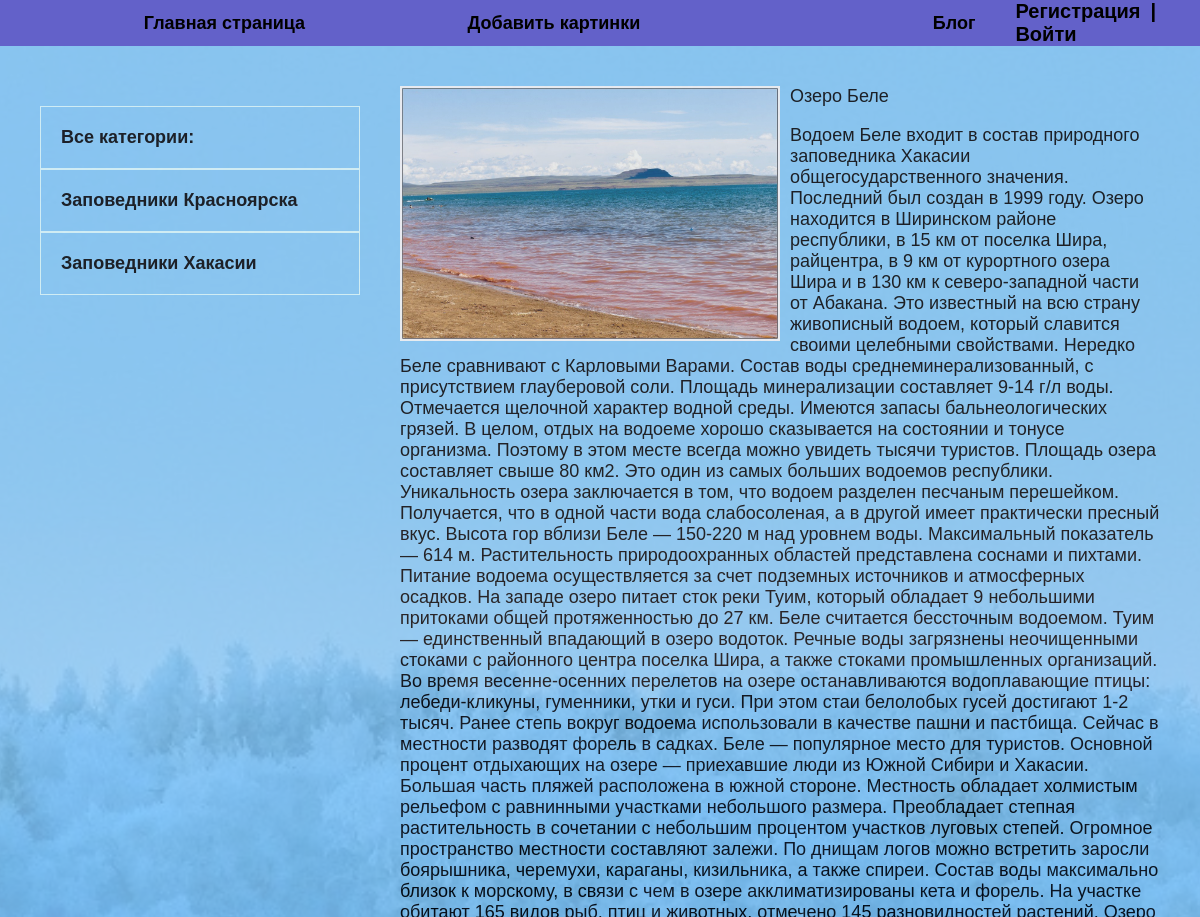
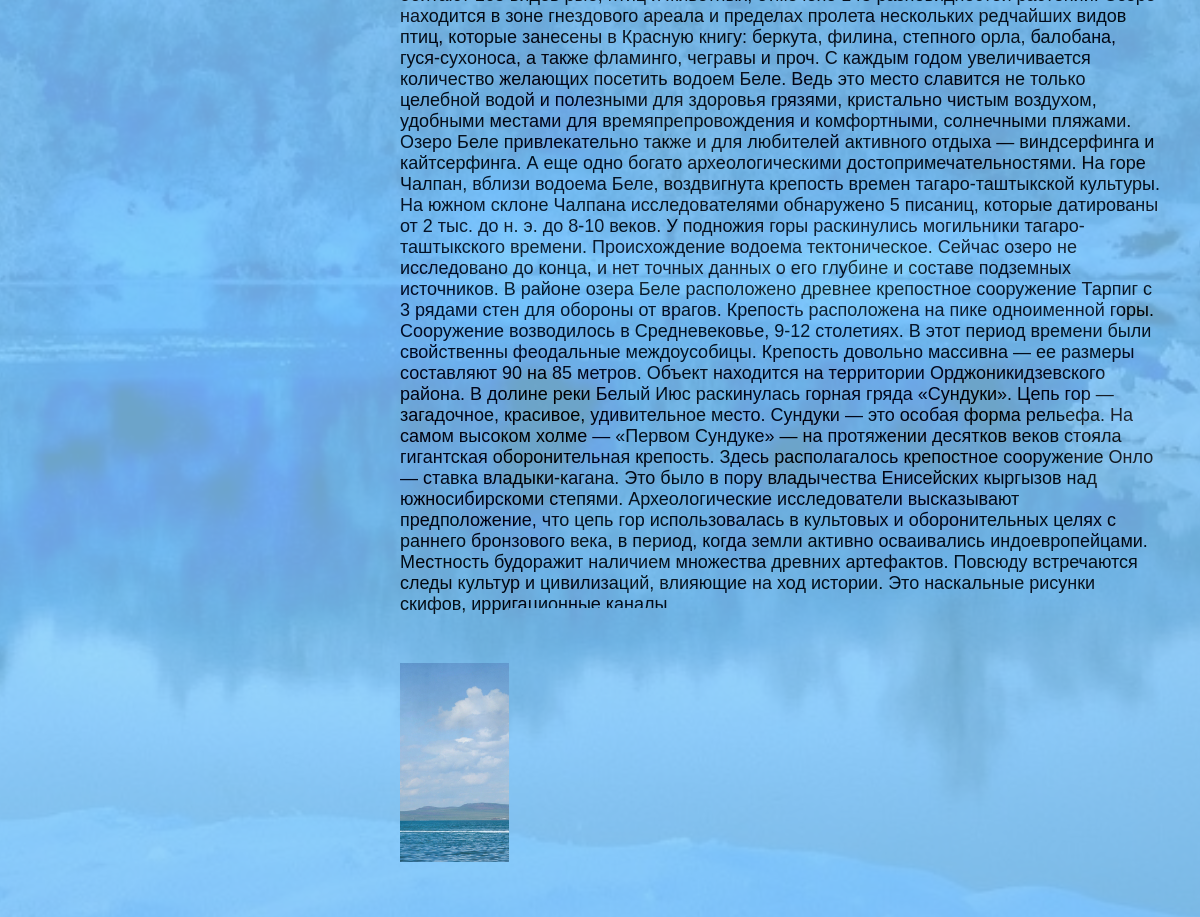
Screenshot of /post/ozero-bele/ with the database file from the repository (2 pictures, top to bottom).
### blog/models.py (models this page shows, shortened)
class Category(models.Model):
    name = models.CharField(max_length=200, verbose_name="Категория")
    slug = models.SlugField(max_length=250, unique=True, verbose_name="URL")
    def get_absolute_url(self):
        return reverse('category', kwargs={'cat_slug': self.slug})
    class Meta:
        verbose_name = 'категорию'
        verbose_name_plural = "Категории"

class Blog(models.Model):
    title = models.CharField(max_length=250, verbose_name="Название")
    slug = models.SlugField(max_length=260, unique=True, verbose_name="URL")
    body = models.TextField(blank=True, verbose_name="Контент")
    photo = models.ImageField(upload_to="photo/%Y/%m/%d/", blank=True, verbose_name="Фото")
    time_cre = models.DateTimeField(auto_now_add=True, verbose_name="Дата создания")
    time_up = models.DateTimeField(auto_now=True, verbose_name="Дата обновления")
    published = models.BooleanField(default=True, verbose_name="Публикация")
    cat = models.ForeignKey("Category", on_delete=models.PROTECT,
                            verbose_name="Категория")
    def __str__(self):
        return self.title
    class Meta:
        verbose_name = 'новость'
        verbose_name_plural = "Новости"
        ordering = ['-time_cre']

class Photos(models.Model):
    image = models.ForeignKey(Blog, on_delete=models.CASCADE, verbose_name="картинки для блога", blank=True, null=True,
                              default=None)
    add_image = models.ImageField(upload_to="photo/%Y/%m/%d/add/", blank=True, null=True,
                                  verbose_name="Добавить картинку")
    class Meta:
        verbose_name = 'изображение'
        verbose_name_plural = "Изображения"

### blog/views.py (the view)
# urls.py: path('post/<slug:post_slug>/', ShowPost.as_view(), name='post'),
class ShowPost(DataMixin, DetailView):
    model = Blog
    template_name = "blog/post.html"
    slug_url_kwarg = "post_slug"
    context_object_name = "post"
    def get_context_data(self, *, object_list=None, **kwargs):
        context = super().get_context_data(**kwargs)
        c_def = self.get_user_context(title=context["post"])
        return dict(list(c_def.items()) + list(context.items()))

### blog/templatetags/blog_tags.py (called while the page is built)
@register.inclusion_tag('blog/list_cat.html')
def show_cat(sort=None, cat_sell=0):
    if not sort:
        cats = Category.objects.all
    else:
        cats = Category.objects.order_by(sort)
    return {'cats': cats, 'cat_selected': cat_sell}

### blog/utils.py (called while the page is built)
    def get_user_context(self, **kwargs):
        context = kwargs
        cats = Category.objects.all()
        user_menu = menu.copy()
        if not self.request.user.is_authenticated:
            user_menu.pop(1)
        context['menu'] = user_menu
        context['cat'] = cats
        if 'cat_selected' not in context:
            context['cat_selected'] = 0
        return context

### blog/templates/blog/post.html
{% extends 'blog/base.html' %}
{% block content %}
<div class="post">
    {% if post.photo %}
    <img class="img" src="{{ post.photo.url }}" alt="">
    {% endif %}
    {{ post.title }}
    <p>{{ post.body}}</p>
    {% for img in post.photos_set.all %}
    <img class="imagimage" src="{{ img.add_image.url }}">
    {% endfor %}
</div>
{% endblock %}

### blog/templates/blog/list_cat.html
{% for c in cats %}
    {% if c.pk == cat_selected %}
    <li class="selected">{{ c.name }}</li>
    {% else %}
    <li><a href="{{ c.get_absolute_url }}">{{ c.name }}</a></li>
    {% endif %}
{% endfor %}

### blog/static/css/style.css (style rules this page uses)
body { margin: 0; padding: 0; font-family: Verdana, Geneva, Tahoma, sans-serif; background: url(asz.jpg); background-repeat: no-repeat; background-size: cover; background-position: center; background-attachment: fixed; margin: 0; padding: 0; font-family: Verdana, Geneva, Tahoma, sans-serif; }
a { color: black; text-decoration: none; padding: 10px; }
.sidebar a { padding: 20px; display: block; border: 1px solid lightcyan; background: rgba(0, 0, 0, 0); font-weight: bold; font-size: 18px; }
.img { float: left; margin-right: 10px; max-width: 50%; }
.imagimage { margin-right: 10px; max-width: 45%; display: inline-block; display: flex; justify-content: space-between; display: inline-block; }
.post { font-size: 18px; }

### rows the page displays
Category: name "Заповедники Красноярска"
Category: name "Заповедники Хакасии"
Blog: photo (picture), title "Озеро Беле", body "Водоем Беле входит в состав природного заповедника Хакасии общегосударственного значения. Последний был создан в 1999 году. Озеро находится в Ширинском районе республики, в 15 км от поселка Шира, райцентра, в 9 км от курортного озера Шира и в 130 км к северо-западной части от Абакана. Это известный на всю страну живописный водоем, который славится своими целебными свойствами. Нередко Беле сравнивают с Карловыми Варами. Состав воды среднеминерализованный, с присутствием глауберовой соли. Площадь минерализации составляет 9-14 г/л воды. Отмечается щелочной характер водной среды. Имеются запасы бальнеологических грязей. В целом, отдых на водоеме хорошо сказывается на состоянии и тонусе…"
Photos: add_image (picture)
Photos: add_image (picture)

### other values shown
{{ m.title }} "Главная страница" "Добавить картинки" "Блог"
